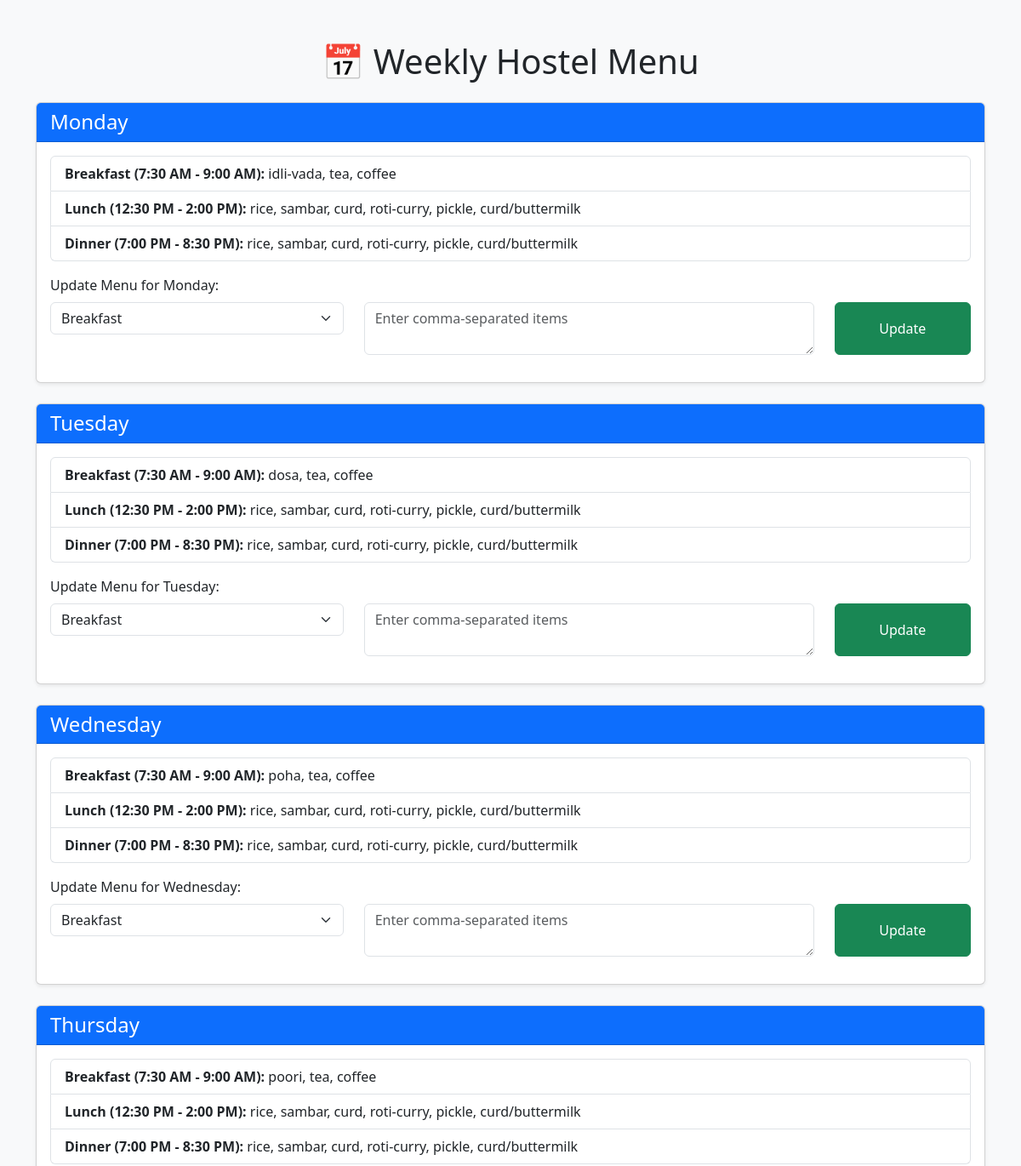
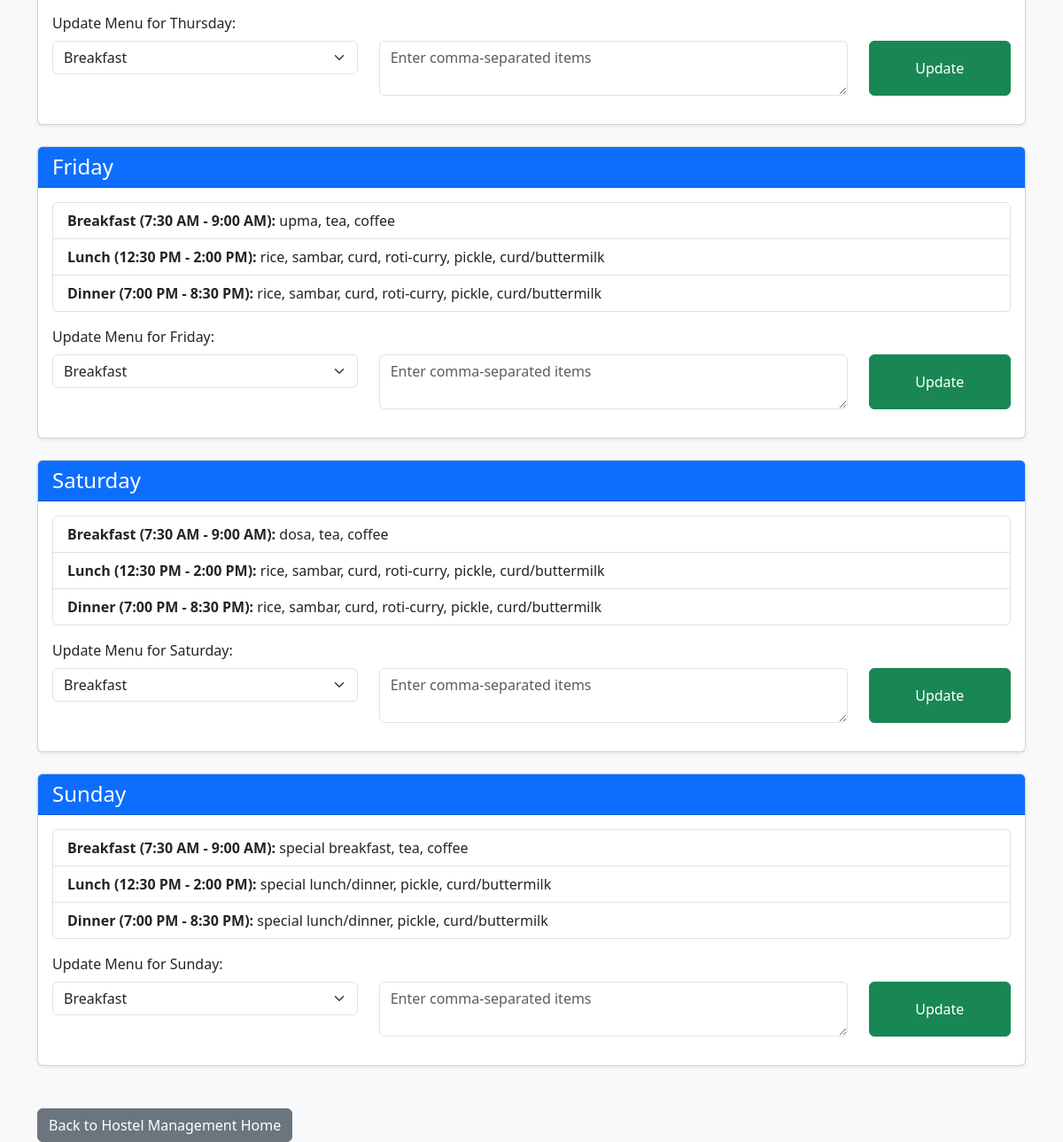
Page /hostel/menu on the committed database (2 pictures, top to bottom).
### tables this page shows
CREATE TABLE menu (
                        id INTEGER PRIMARY KEY AUTOINCREMENT,
                        day TEXT NOT NULL,
                        meal TEXT NOT NULL,  -- breakfast/lunch/dinner
                        items TEXT NOT NULL
                    );

### app.py (the view)
@app.route('/hostel/menu')
def show_menu():
    conn = get_db_connection()
    menu = conn.execute("SELECT * FROM menu").fetchall()
    conn.close()
    structured_menu = {}
    for row in menu:
        day = row['day']
        meal = row['meal']
        if day not in structured_menu:
            structured_menu[day] = {}
        structured_menu[day][meal] = row['items']
    timings = {
        "breakfast": "7:30 AM - 9:00 AM",
        "lunch": "12:30 PM - 2:00 PM",
        "dinner": "7:00 PM - 8:30 PM"
    }
    return render_template("menu.html", menu=structured_menu, timings=timings)

### app.py (called while the page is built)
def get_db_connection():
    conn = sqlite3.connect('students.db')
    conn.row_factory = sqlite3.Row
    return conn

### templates/menu.html (shortened to what this page needs)
<!DOCTYPE html>
<html lang="en">
<head>
    <link href="https://cdn.jsdelivr.net/npm/bootstrap@5.3.0/dist/css/bootstrap.min.css" rel="stylesheet">
</head>
<body class="bg-light">
    <div class="container mt-5">
        <h1 class="text-center mb-4">📅 Weekly Hostel Menu</h1>
        {% for day, meals in menu.items() %}
            <div class="card mb-4 shadow-sm">
                <div class="card-header bg-primary text-white">
                    <h4 class="mb-0">{{ day }}</h4>
                </div>
                <div class="card-body">
                    <ul class="list-group mb-3">
                        <li class="list-group-item">
                            <strong>Breakfast ({{ timings["breakfast"] }}):</strong> {{ meals["breakfast"] }}
                        </li>
                        <li class="list-group-item">
                            <strong>Lunch ({{ timings["lunch"] }}):</strong> {{ meals["lunch"] }}
                        </li>
                        <li class="list-group-item">
                            <strong>Dinner ({{ timings["dinner"] }}):</strong> {{ meals["dinner"] }}
                        </li>
                    </ul>
                    <form action="/hostel/update_menu" method="POST">
                        <div class="mb-3">
                            <label class="form-label">Update Menu for {{ day }}:</label>
                            <div class="row">
                                <div class="col-md-4">
                                    <select class="form-select" name="meal" required>
                                        <option value="breakfast">Breakfast</option>
                                    </select>
                                </div>
                                <div class="col-md-6">
                                    <textarea class="form-control" name="items" rows="2" placeholder="Enter comma-separated items" required></textarea>
                                </div>
                                <div class="col-md-2 d-grid">
                                    <button type="submit" class="btn btn-success">Update</button>
                                </div>
                            </div>
                        </div>
                    </form>
                </div>
            </div>
        {% endfor %}
    </div>
    <div class="container mt-5">
        <a href="/hostel" class="btn btn-secondary">Back to Hostel Management Home</a>
    </div>
</body>
</html>

### rows in the picture
menu: day "Monday", breakfast "7:30 AM - 9:00 AM", breakfast "idli-vada, tea, coffee", lunch "12:30 PM - 2:00 PM", lunch "rice, sambar, curd, roti-curry, pickle, curd/buttermilk", dinner "7:00 PM - 8:30 PM", dinner "rice, sambar, curd, roti-curry, pickle, curd/buttermilk"
menu: day "Tuesday", breakfast "7:30 AM - 9:00 AM", breakfast "dosa, tea, coffee", lunch "12:30 PM - 2:00 PM", lunch "rice, sambar, curd, roti-curry, pickle, curd/buttermilk", dinner "7:00 PM - 8:30 PM", dinner "rice, sambar, curd, roti-curry, pickle, curd/buttermilk"
menu: day "Wednesday", breakfast "7:30 AM - 9:00 AM", breakfast "poha, tea, coffee", lunch "12:30 PM - 2:00 PM", lunch "rice, sambar, curd, roti-curry, pickle, curd/buttermilk", dinner "7:00 PM - 8:30 PM", dinner "rice, sambar, curd, roti-curry, pickle, curd/buttermilk"
menu: day "Thursday", breakfast "7:30 AM - 9:00 AM", breakfast "poori, tea, coffee", lunch "12:30 PM - 2:00 PM", lunch "rice, sambar, curd, roti-curry, pickle, curd/buttermilk", dinner "7:00 PM - 8:30 PM", dinner "rice, sambar, curd, roti-curry, pickle, curd/buttermilk"
menu: day "Friday", breakfast "7:30 AM - 9:00 AM", breakfast "upma, tea, coffee", lunch "12:30 PM - 2:00 PM", lunch "rice, sambar, curd, roti-curry, pickle, curd/buttermilk", dinner "7:00 PM - 8:30 PM", dinner "rice, sambar, curd, roti-curry, pickle, curd/buttermilk"
menu: day "Saturday", breakfast "7:30 AM - 9:00 AM", breakfast "dosa, tea, coffee", lunch "12:30 PM - 2:00 PM", lunch "rice, sambar, curd, roti-curry, pickle, curd/buttermilk", dinner "7:00 PM - 8:30 PM", dinner "rice, sambar, curd, roti-curry, pickle, curd/buttermilk"
menu: day "Sunday", breakfast "7:30 AM - 9:00 AM", breakfast "special breakfast, tea, coffee", lunch "12:30 PM - 2:00 PM", lunch "special lunch/dinner, pickle, curd/buttermilk", dinner "7:00 PM - 8:30 PM", dinner "special lunch/dinner, pickle, curd/buttermilk"
